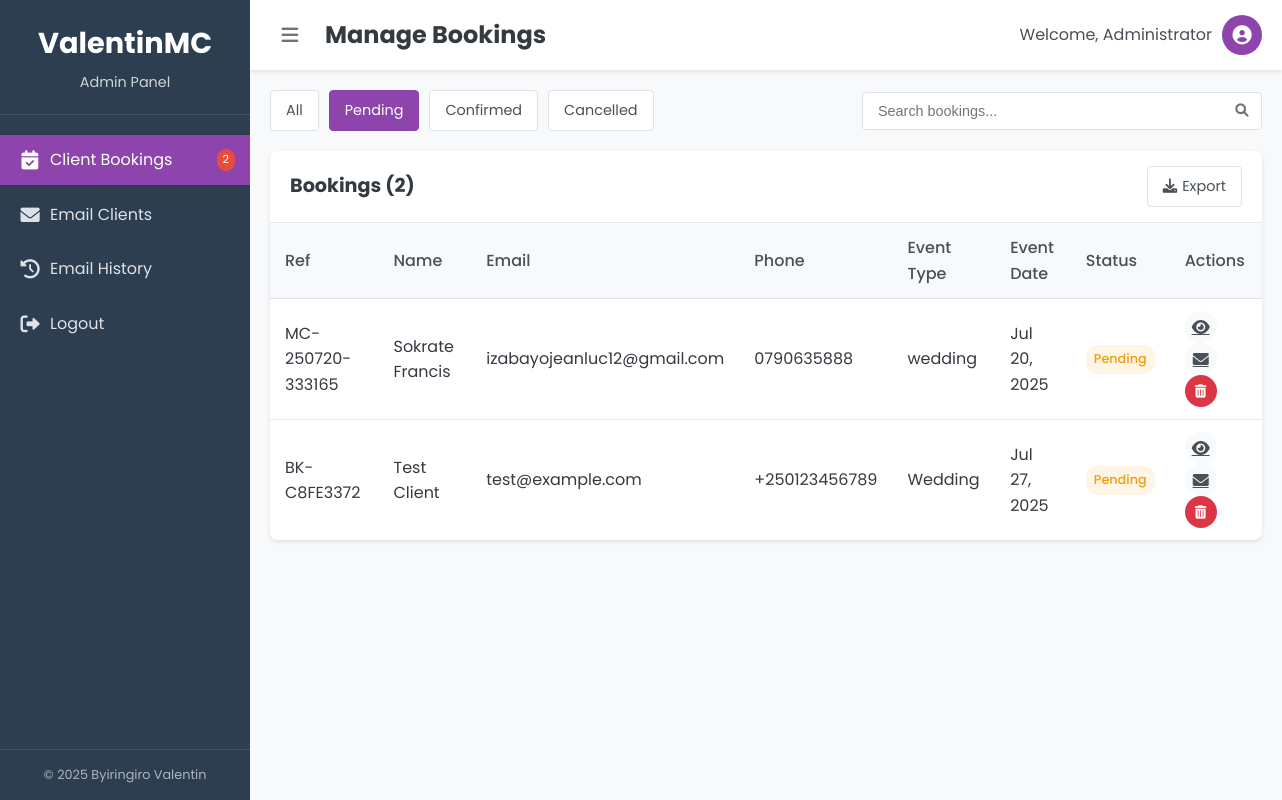
The page /admin/bookings.php?status=pending (signed in) on the database its author committed.
### tables this page shows
CREATE TABLE `bookings` (
  `id` int(11) NOT NULL,
  `booking_ref` varchar(50) NOT NULL,
  `name` varchar(100) NOT NULL,
  `email` varchar(100) NOT NULL,
  `phone` varchar(20) NOT NULL,
  `event_date` date NOT NULL,
  `event_time` time NOT NULL,
  `event_type` varchar(100) NOT NULL,
  `event_location` varchar(255) NOT NULL,
  `guests` int(11) NOT NULL,
  `package` varchar(50) NOT NULL,
  `message` text DEFAULT NULL,
  `status` enum('pending','confirmed','cancelled','completed') DEFAULT 'pending',
  `admin_notes` text DEFAULT NULL,
  `created_at` timestamp NOT NULL DEFAULT current_timestamp(),
  `updated_at` timestamp NOT NULL DEFAULT current_timestamp() ON UPDATE current_timestamp()
);

### admin/bookings.php (the view, shortened to what this page needs)
<?php
$conn = connectDB();
$bookings = [];
$total_bookings = 0;
$filter_status = isset($_GET['status']) ? $_GET['status'] : 'all';
$search_term = isset($_GET['search']) ? sanitizeInput($_GET['search']) : '';
$current_page = isset($_GET['page']) ? (int)$_GET['page'] : 1;
$items_per_page = 10;
if ($conn) {
    try {
        $query = "SELECT * FROM bookings WHERE 1=1";
        $count_query = "SELECT COUNT(*) FROM bookings WHERE 1=1";
        $params = [];
        if ($filter_status !== 'all') {
            $query .= " AND status = :status";
            $count_query .= " AND status = :status";
            $params[':status'] = $filter_status;
        }
        $stmt = $conn->prepare($count_query);
        foreach ($params as $key => $value) {
            $stmt->bindValue($key, $value);
        }
        $stmt->execute();
        $total_bookings = $stmt->fetchColumn();
        $offset = ($current_page - 1) * $items_per_page;
        $query .= " ORDER BY created_at DESC LIMIT :offset, :limit";
        $stmt = $conn->prepare($query);
        foreach ($params as $key => $value) {
            $stmt->bindValue($key, $value);
        }
        $stmt->bindValue(':offset', $offset, PDO::PARAM_INT);
        $stmt->bindValue(':limit', $items_per_page, PDO::PARAM_INT);
        $stmt->execute();
        $bookings = $stmt->fetchAll(PDO::FETCH_ASSOC);
    } catch(PDOException $e) {
        error_log("Bookings page error: " . $e->getMessage());
    }
}
include_once 'includes/header.php';
?>
                <div class="filters-container">
                    <div class="status-filters">
                        <a href="bookings.php?status=all<?php echo !empty($search_term) ? '&search=' . urlencode($search_term) : ''; ?>"
                           class="filter-btn <?php echo $filter_status === 'all' ? 'active' : ''; ?>">
                            All
                        </a>
                        <a href="bookings.php?status=pending<?php echo !empty($search_term) ? '&search=' . urlencode($search_term) : ''; ?>"
                           class="filter-btn <?php echo $filter_status === 'pending' ? 'active' : ''; ?>">
                            Pending
                        </a>
                        <a href="bookings.php?status=confirmed<?php echo !empty($search_term) ? '&search=' . urlencode($search_term) : ''; ?>"
                           class="filter-btn <?php echo $filter_status === 'confirmed' ? 'active' : ''; ?>">
                            Confirmed
                        </a>
                        <a href="bookings.php?status=cancelled<?php echo !empty($search_term) ? '&search=' . urlencode($search_term) : ''; ?>"
                           class="filter-btn <?php echo $filter_status === 'cancelled' ? 'active' : ''; ?>">
                            Cancelled
                        </a>
                    </div>
                    <div class="search-container">
                        <form action="bookings.php" method="GET">
                            <div class="search-input">
                                <input type="text" name="search" placeholder="Search bookings..." value="<?php echo htmlspecialchars($search_term); ?>">
                                <button type="submit"><i class="fas fa-search"></i></button>
                            </div>
                        </form>
                    </div>
                </div>
                <div class="table-container">
                    <div class="table-header">
                        <h2>Bookings (<?php echo $total_bookings; ?>)</h2>
                        <div class="export-btn">
                            <a href="export-bookings.php?status=<?php echo $filter_status; ?>&search=<?php echo urlencode($search_term); ?>" class="btn-secondary">
                                <i class="fas fa-download"></i> Export
                            </a>
                        </div>
                    </div>
                    <div class="table-responsive">
                        <table class="data-table">
                            <thead>
                                <tr>
                                    <th>Ref</th>
                                    <th>Name</th>
                                    <th>Email</th>
                                    <th>Phone</th>
                                    <th>Event Type</th>
                                    <th>Event Date</th>
                                    <th>Status</th>
                                    <th>Actions</th>
                                </tr>
                            </thead>
                            <tbody>
                                <?php if (empty($bookings)): ?>
                                    <tr>
                                        <td colspan="8" class="no-data">No bookings found</td>
                                    </tr>
                                <?php else: ?>
                                    <?php foreach ($bookings as $booking): ?>
                                        <tr>
                                            <td><?php echo htmlspecialchars($booking['booking_ref']); ?></td>
                                            <td><?php echo htmlspecialchars($booking['name']); ?></td>
                                            <td><?php echo htmlspecialchars($booking['email']); ?></td>
                                            <td><?php echo htmlspecialchars($booking['phone']); ?></td>
                                            <td><?php echo htmlspecialchars($booking['event_type']); ?></td>
                                            <td><?php echo date('M d, Y', strtotime($booking['event_date'])); ?></td>
                                            <td>
                                                <span class="status-badge status-<?php echo $booking['status']; ?>">
                                                    <?php echo ucfirst($booking['status']); ?>
                                                </span>
                                            </td>
                                            <td class="actions-cell">
                                                <a href="booking-details.php?id=<?php echo $booking['id']; ?>" class="action-btn view-btn" title="View Details">
                                                    <i class="fas fa-eye"></i>
                                                </a>
                                                <a href="email-client.php?booking_id=<?php echo $booking['id']; ?>" class="action-btn email-btn" title="Email Client">
                                                    <i class="fas fa-envelope"></i>
                                                </a>
                                                <button class="action-btn delete-btn" title="Delete Booking"
                                                        onclick="confirmDelete(<?php echo $booking['id']; ?>, '<?php echo htmlspecialchars($booking['name']); ?>')">
                                                    <i class="fas fa-trash-alt"></i>
                                                </button>
                                            </td>
                                        </tr>
                                    <?php endforeach; ?>
                                <?php endif; ?>
                            </tbody>
                        </table>
                    </div>
                </div>
            </div>
        </main>
    </div>
</body>
</html>

### admin/css/admin-style.css (style rules this page uses)
:root { --primary-color: #8e44ad; --primary-dark: #7d3c98; --secondary-color: #2c3e50; --light-color: #f4f4f4; --dark-color: #333; --danger-color: #e74c3c; --success-color: #2ecc71; --warning-color: #f39c12; --info-color: #3498db; --white: #fff; --gray-100: #f8f9fa; --gray-200: #e9ecef; --gray-300: #dee2e6; --gray-400: #ced4da; --gray-500: #adb5bd; --gray-600: #6c757d; --gray-700: #495057; --gray-800: #343a40; --gray-900: #212529; --max-width: 1200px; --border-radius-sm: 4px; --border-radius-md: 8px; --border-radius-lg: 12px; --shadow-sm: 0 2px 4px rgba(0, 0, 0, 0.1); --shadow-md: 0 4px 8px rgba(0, 0, 0, 0.1); --shadow-lg: 0 8px 16px rgba(0, 0, 0, 0.1); }
* { margin: 0; padding: 0; box-sizing: border-box; }
body { font-family: 'Poppins', sans-serif; line-height: 1.6; color: var(--gray-800); background-color: var(--gray-100); min-height: 100vh; }
.table-responsive { overflow-x: auto; }
.data-table { width: 100%; border-collapse: collapse; }
.data-table th, .data-table td { padding: 12px 15px; text-align: left; }
.data-table th { background-color: var(--gray-100); color: var(--gray-700); font-weight: 500; border-bottom: 1px solid var(--gray-300); }
.data-table tr { border-bottom: 1px solid var(--gray-200); }
.data-table tr:last-child { border-bottom: none; }
.status-badge { display: inline-block; padding: 4px 8px; border-radius: 12px; font-size: 0.8rem; font-weight: 500; }
.status-pending { background-color: rgba(243, 156, 18, 0.1); color: var(--warning-color); }
.action-btn { display: inline-flex; align-items: center; justify-content: center; width: 32px; height: 32px; border-radius: 50%; background-color: var(--gray-100); color: var(--gray-700); border: none; cursor: pointer; transition: all 0.3s ease; margin-right: 5px; }
.filters-container { display: flex; justify-content: space-between; align-items: center; margin-bottom: 20px; flex-wrap: wrap; gap: 15px; }
.status-filters { display: flex; gap: 10px; }
.filter-btn { padding: 8px 15px; background-color: var(--white); border: 1px solid var(--gray-300); border-radius: var(--border-radius-sm); color: var(--gray-700); text-decoration: none; font-size: 0.9rem; transition: all 0.3s ease; }
.filter-btn.active { background-color: var(--primary-color); color: var(--white); border-color: var(--primary-color); }
.search-container { flex: 1; max-width: 400px; }
.search-input { position: relative; }
.search-input input { width: 100%; padding: 10px 15px; padding-right: 40px; border: 1px solid var(--gray-300); border-radius: var(--border-radius-sm); font-size: 0.9rem; }
.search-input button { position: absolute; right: 0; top: 0; height: 100%; width: 40px; background: none; border: none; color: var(--gray-600); cursor: pointer; }
.table-container { background-color: var(--white); border-radius: var(--border-radius-md); box-shadow: var(--shadow-sm); overflow: hidden; }
.table-header { padding: 15px 20px; border-bottom: 1px solid var(--gray-200); display: flex; justify-content: space-between; align-items: center; }
.table-header h2 { font-size: 1.2rem; color: var(--gray-800); }
.btn-secondary { background-color: var(--white); color: var(--gray-700); border: 1px solid var(--gray-300); padding: 8px 15px; border-radius: var(--border-radius-sm); cursor: pointer; font-size: 0.9rem; text-decoration: none; display: inline-flex; align-items: center; transition: all 0.3s ease; }
.btn-secondary i { margin-right: 5px; }

### admin/bookings.php (style rules this page uses)
.delete-btn { background: #dc3545 !important; color: white !important; }

### rows shown on the page
bookings: booking_ref "MC-250720-333165", name "Sokrate Francis", email "izabayojeanluc12@gmail.com", phone "0790635888", event_type "wedding", event_date "Jul 20, 2025", status "Pending"
bookings: booking_ref "BK-C8FE3372", name "Test Client", email "test@example.com", phone "+250123456789", event_type "Wedding", event_date "Jul 27, 2025", status "Pending"

### other values the page prints
$pending_bookings "2"
$page_title "Manage Bookings"
$_SESSION['admin_name'] "Administrator"
$total_bookings "2"
